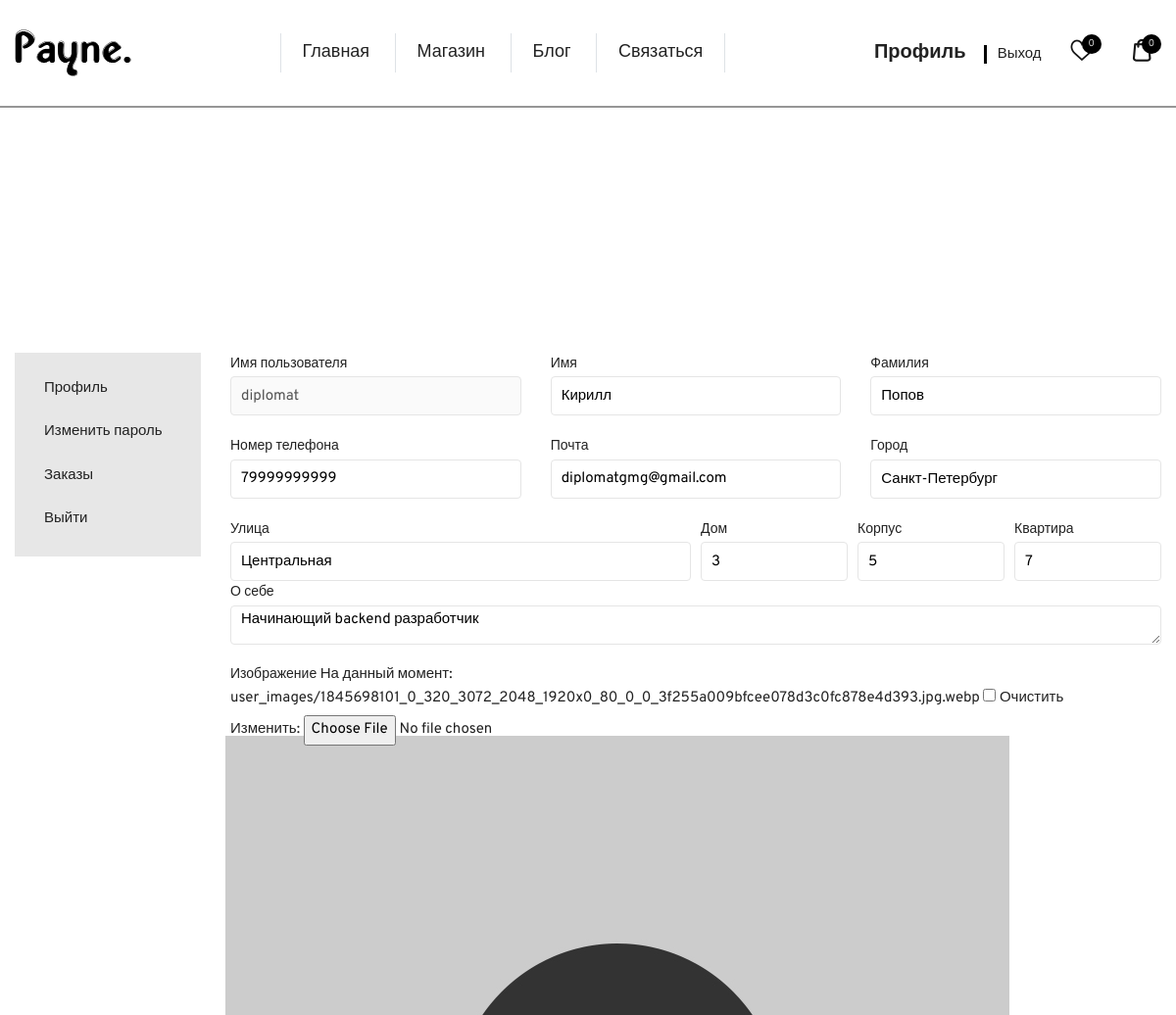
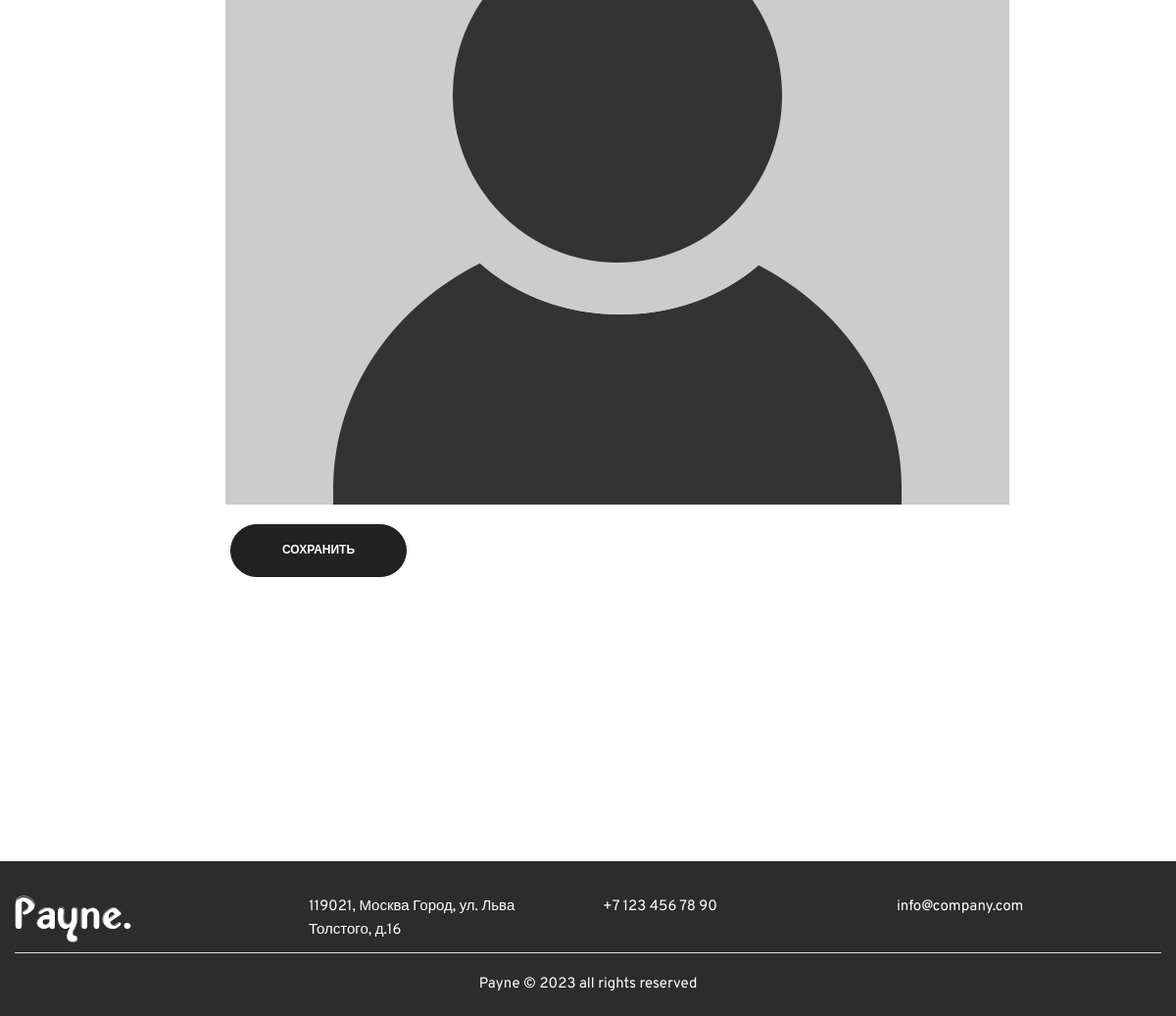
The app's page /users/1/profile/ (signed in) with its own data (2 pictures, top to bottom).
### apps/users/models.py (models this page shows, shortened)
class CustomUser(AbstractUser):
    image = models.ImageField(_('аватарка'), upload_to='user_images', blank=True, default='user_images/default.png')
    about_me = models.CharField(_('о себе'), blank=True, max_length=128)
    is_verified_email = models.BooleanField(_('подтвержденная почта'), default=False)
    date_joined = models.DateTimeField(_('присоединился'), default=timezone.now)
    email = models.EmailField(_("почта"), blank=True, unique=True)
    phone = models.CharField(_('телефон'), max_length=16, blank=True)
    city = models.CharField(_('город'), max_length=32, blank=True)
    street = models.CharField(_('улица'), max_length=64, blank=True)
    house = models.CharField(_('дом'), max_length=16, blank=True)
    building = models.CharField(_('корпус'), max_length=16, blank=True)
    apartment = models.CharField(_('квартира'), max_length=16, blank=True)
    comments = models.PositiveIntegerField(_('комментариев'), default=0, editable=False,
                                           help_text=_('количество комментариев'
                                                       'под постами пользователя'))
    class Meta:
        verbose_name = _('пользователь')
        verbose_name_plural = _('пользователи')

### apps/users/views.py (the view, shortened to what this page needs)
# urls.py: path('<int:pk>/profile/', ProfileView.as_view(), name='profile'),
class ProfileView(TitleMixin, LoginRequiredMixin, UpdateView):
    model = CustomUser
    template_name = 'users/profile.html'
    title = 'Профиль'
    form_class = UserProfileForm

### apps/index/context_processors.py (called while the page is built)
def get_user_cart(request):
    user_cart = None
    if request.user.is_authenticated:
        user_cart = CartItem.objects.filter(user=request.user)
    return {'user_cart': user_cart}

def get_user_wishlist(request):
    wishlist = None
    if request.user.is_authenticated:
        wishlist = WishlistItem.objects.filter(user=request.user)
    return {'wishlist': wishlist}

### mixins/views.py (called while the page is built)
    def get_context_data(self, *args, **kwargs):
        context = super().get_context_data(*args, **kwargs)
        context['title'] = self.title
        return context

### templates/users/profile.html (shortened to what this page needs)
{% extends 'users/base_profile.html' %}
{% load thumbnail %}
{% block profile %}
	<div class="tab-pane fade show active" id="accountdetails">
		<form action="{% url 'profile' user.id %}" method="post" enctype="multipart/form-data">
			<div class="row mb--20">
				<div class="col-md-4 mb-sm--20">
					<label class="form__label" for="{{ form.username.id_for_label }}">Имя пользователя</label>
					{{ form.username }}
				</div>
				<div class="col-md-4 mb-sm--20">
					<label class="form__label"
					       for="{{ form.first_name.id_for_label }}">Имя</label>
					{{ form.first_name }}
				</div>
				<div class="col-md-4">
					<label class="form__label" for="{{ form.last_name.id_for_label }}">Фамилия</label>
					{{ form.last_name }}
				</div>
			</div>
			<div class="row mb--20">
				<div class="form__group col-4">
					<label for="{{ form.phone.id_for_label }}" class="form__label">Номер телефона</label>
					{{ form.phone }}
				</div>
				<div class="col-md-4 mb-sm--20">
					<label class="form__label" for="{{ form.email.id_for_label }}">Почта</label>
					{{ form.email }}
				</div>
				<div class="col-md-4 mb-sm--20">
					<label class="form__label" for="{{ form.city.id_for_label }}">Город</label>
					{{ form.city }}
				</div>
			</div>
			<div class="form-row mb--20">
				<div class="form__group col-6">
					<label for="{{ form.street.id_for_label }}" class="form__label">Улица</label>
					{{ form.street }}
				</div>
				<div class="form__group col-2">
					<label for="{{ form.house.id_for_label }}" class="form__label">Дом</label>
					{{ form.house }}
				</div>
				<div class="form__group col-2">
					<label for="{{ form.building.id_for_label }}" class="form__label">Корпус</label>
					{{ form.building }}
				</div>
				<div class="form__group col-2">
					<label for="{{ form.apartment.id_for_label }}" class="form__label">Квартира</label>
					{{ form.apartment }}
				</div>
				<div class="form__group col-12">
					<label for="{{ form.about_me.id_for_label }}" class="form__label">О себе</label>
					{{ form.about_me }}
				</div>
				<div class="form__group col-12" style="top: 10px">
					<label for="{{ form.image.id_for_label }}" class="form__label">Изображение</label>
					{{ form.image }}
				</div>
				{% thumbnail user.image "100x100" crop="center" as im %}
					<br>
					<br>
					<br>
					<img src="{{ im.url }}">
				{% endthumbnail %}
			</div>
			<div class="row">
				<div class="col-12">
					<input type="submit" value="Сохранить" class="btn">
				</div>
			</div>
		</form>
	</div>
{% endblock %}

### records on screen
CustomUser: username "diplomat", first_name "Кирилл", last_name "Попов", phone "79999999999", email "diplomatgmg@gmail.com", city "Санкт-Петербург", street "Центральная", house "3", building "5", apartment "7", about_me "Начинающий backend разработчик"

### other values on screen
{{ wishlist|length }} "0"
{{ user_cart|length }} "0"
